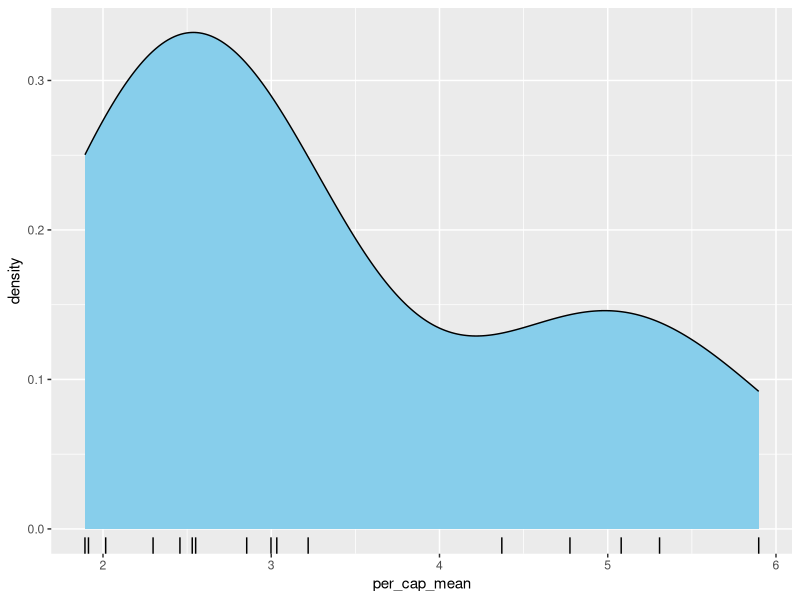
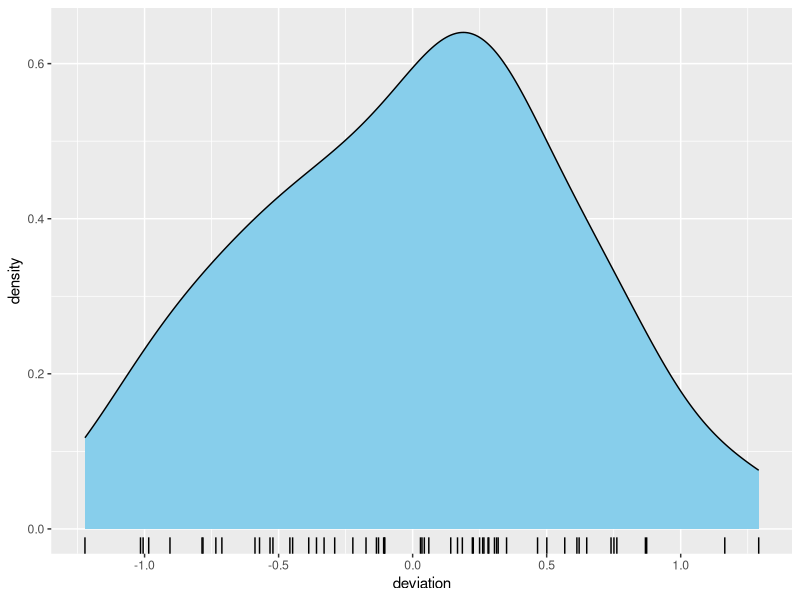
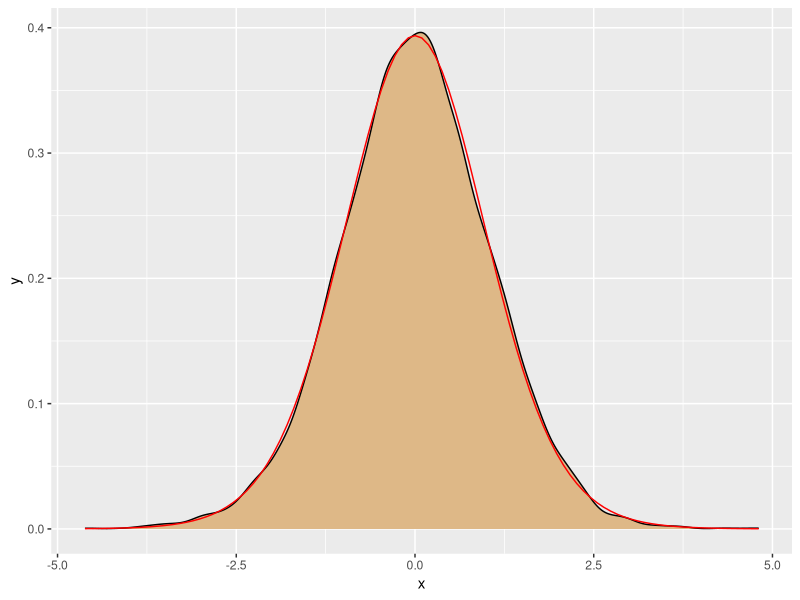
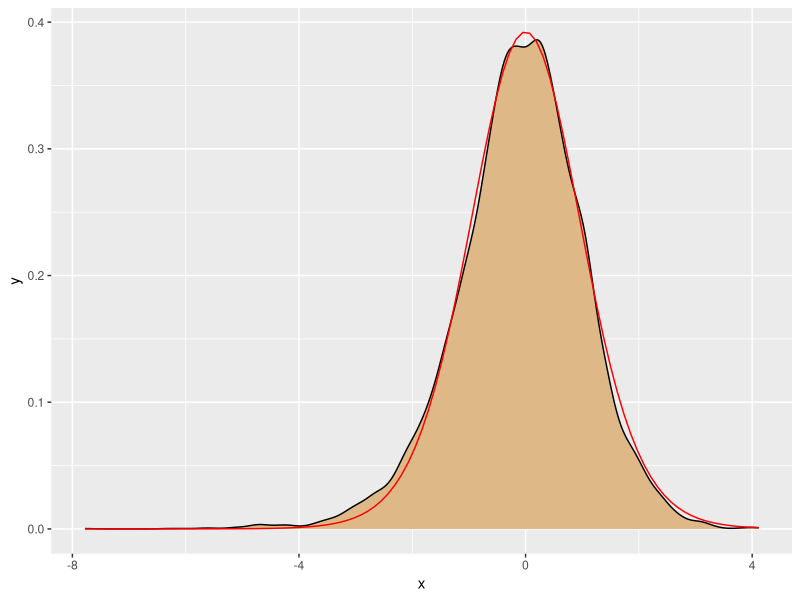

These charts were generated, in order, by the following R code:
library(tidyverse)
library(readxl)

## DATA IMPORT ----

## imnport summary data
## (this script assumes active directory is root dir of project):
summary_data <- read_excel(
  "st_files/For Review_Ret_Justa_July KPT Complete_KPT_4day (1).xlsx", 
  range = "J22:Q38"
)

names(summary_data) <-
  c(
    "per_cap_mean",
    "weighted_per_cap_mean",
    "sd",
    "var",
    "weighted_var",
    "days_measured",
    "df",
    "cov"
  )

## import all measurements on each household:

get_house <- function(i) {
  vals <- read_excel(
    "st_files/For Review_Ret_Justa_July KPT Complete_KPT_4day (1).xlsx", 
    range = "I15:L15",
    sheet = paste0("HH", i, " Data"),
    col_names = FALSE
  ) %>% 
    as.matrix() %>% 
    t() %>% 
    .[,1]
  vals <- vals[!is.na(vals)]
  data.frame(
    house = rep(i, length(vals)),
    wood = vals
  )
}

all_meas <- 
  map_dfr(factor(1:16), get_house) %>% 
  group_by(house) %>% 
  mutate(mean_percap = mean(wood)) %>% 
  mutate(deviation = wood - mean_percap)

## Need Hierarchical Model ----


## should we make household a random effect?
## (someone could claim that it's reasonble to assume
## the per capita mean is the same for all households)

library(nlme)
mod_null <- lm(wood ~ 1, data = all_meas)
mod_re <- nlme::lme(wood ~ 1, random = ~ 1 | house, data = all_meas)
res <- anova.lme(mod_re, mod_null)
res
res$`p-value`[2]

## clearly, we need to think of household as a random effect!


## Confidence Interval (Parametric) ----

## function to compute confidence interval from summary data
## as per:
## https://stats.stackexchange.com/questions/12002/how-to-calculate-
## the-confidence-interval-of-the-mean-of-means
## (Nut fixing their error)

group_measures <- function() {
  grps <- unique(all_meas$house)
  map(
    grps, 
    .f = function(grp) all_meas %>% filter(house == grp) %>% pull(wood))
}

compute_ci_1 <- function(data, level, use = NULL) {
  n <- nrow(data)
  multiplier <- qnorm((1 + level) / 2)
  if (is.null(use)) {
    sample_mean <- sum(data$per_cap_mean) / n
    ss_between <- sum((sample_mean - data$per_cap_mean)^2)
  } else {
    grps_list <- group_measures()
    avgs <- numeric(length(grps_list))
    for (i in 1:length(grps_list)) {
      avgs[i] <- mean(grps_list[[i]][1:use])
    }
    sample_mean <- sum(avgs) / n
    ss_between <- sum((sample_mean - avgs)^2)
  }
  margin <- multiplier * sqrt(ss_between / (n * (n - 1)))
  list(
    point_estimate = sample_mean, 
    margin = margin,
    interval = c(
      sample_mean - margin,
      sample_mean + margin
    )
  )
}

## try it out:
res <- compute_ci_1(
  data = summary_data, 
  level = 0.90,
  use = 3
)
res

res_all <- compute_ci_1(
  data = summary_data, 
  level = 0.90
)
res_all

## Checking some assumptions ----

## might want to plot those means:
ggplot(summary_data, aes(x = per_cap_mean)) +
  geom_density(fill = "skyblue") +
  geom_rug()
## evidence for strong skewness, a problem


## are the deviations about the household means normal?
ggplot(all_meas, aes(x = deviation)) +
  geom_density(fill = "skyblue") +
  geom_rug()



## Simulate to see effect of departure from
## same number of measures per household
## on the t-statistic:
sim_t <- function(sb, sw, mu, repeats, reps = 1000) {
  n <- length(repeats)
  sims <- numeric(reps)
  for (i in 1:reps) {
    household <- rnorm(n, mean = mu, sd = sb)
    avgs <- numeric(n)
    for (j in 1:n) {
      avgs[j] <- mean(rnorm(repeats[j], mean = household[j], sd = sw))
    }
    xbb <- mean(avgs)
    ssb <- sum((xbb - avgs)^2)
    t <- (xbb - mu)/sqrt(ssb / (n*(n-1)))
    sims[i] <- t
  }
  df <- data.frame(x = sims)
  p <- ggplot(df, aes(x = x)) +
    geom_density(fill = "burlywood") +
    stat_function(
      fun = dt, n = 101, 
      args = list(df = n - 1), 
      color = "red"
    )
  print(p)
  invisible(list(sims = sims, mean = mean(df$x)))
}

res <- sim_t(
  sb = 2,
  sw = 2,
  mu = 3.3,
  repeats = c(rep(4, 8), rep(300, 12)),
  reps = 10000
)
res$mean


## what about this possibly-skewed pop of household means?
dev_sq <- numeric(nrow(summary_data))
js <- numeric(nrow(summary_data))
for (i in 1:nrow(summary_data)) {
  vals <- read_excel(
    "st_files/For Review_Ret_Justa_July KPT Complete_KPT_4day (1).xlsx", 
    range = "I15:L15",
    sheet = paste0("HH", i, " Data"),
    col_names = FALSE
  ) %>% 
    as.matrix() %>% 
    t() %>% 
    .[, 1]
  vals <- vals[!is.na(vals)]
  m <- mean(vals)
  dev_sq[i] <- sum((vals - m)^2)
  js[i] <- length(vals)
}

sw <- sqrt(sum(dev_sq) / sum(js - 1))

sim_t2 <- function(sw, repeats, level, reps = 1000) {
  mu <- mean(summary_data$per_cap_mean)
  n <- length(repeats)
  sims <- numeric(reps)
  good <- numeric(reps)
  for (i in 1:reps) {
    household <- sample(
      summary_data$per_cap_mean,
      size = n,
      replace = TRUE)
    avgs <- numeric(n)
    for (j in 1:n) {
      avgs[j] <- mean(
        rnorm(repeats[j], 
              mean = household[j] + rnorm(1, sd = 0.5), 
              sd = sw)
      )
    }
    xbb <- mean(avgs)
    ssb <- sum((xbb - avgs)^2)
    t <- (xbb - mu)/sqrt(ssb / (n*(n-1)))
    sims[i] <- t
    crit <- qt((1 + level) / 2, df = n - 1)
    margin <- crit * sqrt(ssb / (n*(n-1)))
    good[i] <- mu > xbb - margin & mu < xbb + margin
  }
  df <- data.frame(x = sims)
  p <- ggplot(df, aes(x = x)) +
    geom_density(fill = "burlywood") +
    stat_function(
      fun = dt, n = 101, 
      args = list(df = n - 1), 
      color = "red"
    )
  print(p)
  print(mean(good))
  invisible(list(sims = sims, mean = mean(df$x)))
}

sim_t2(
  sw = sw,
  repeats = c(rep(4, 9), rep(3, 7)),
  level = 0.90,
  reps = 10000
)

## bootstrap ----

## get all of the data:
library(tidyverse)
library(readxl)
get_house <- function(i) {
  vals <- read_excel(
    "st_files/For Review_Ret_Justa_July KPT Complete_KPT_4day (1).xlsx", 
    range = "I15:L15",
    sheet = paste0("HH", i, " Data"),
    col_names = FALSE
  ) %>% 
    as.matrix() %>% 
    t() %>% 
    .[,1]
  vals <- vals[!is.na(vals)]
  data.frame(
    house = rep(i, length(vals)),
    wood = vals
  )
}

all_meas <- 
  map_dfr(factor(1:16), get_house) %>% 
  group_by(house) %>% 
  mutate(mean_percap = mean(wood)) %>% 
  mutate(deviation = wood - mean_percap)

## estimate within-household variance:
sd_w <-
  all_meas %>% 
  group_by(house) %>% 
  mutate(house_mean = mean(wood)) %>% 
  summarize(n = n(), sum_sq = sum((wood - house_mean)^2)) %>% 
  mutate(deg_freedom = n - 1) %>% 
  summarize(var = sum(sum_sq * deg_freedom) / sum(deg_freedom)) %>% 
  pull(var) %>% 
  sqrt()

## get household means and measurement-numbers:
house_info <-
  all_meas %>% 
  group_by(house) %>% 
  summarize(mean = mean(wood), J = n())

## get resamples
B <- 4999
resamples <- numeric(B)
n <- nrow(house_info)
houses <- numeric(n)
for (i in 1:B) {
  resampled_houses <-
    house_info[sample(1:n), size = n]
  resampled_mean <-
    resampled_houses %>% 
    mutate(mean_rs = mean(rnorm(J, mean = mean, sd = sd_w))) %>% 
    summarize(xbar = mean(mean_rs)) %>% 
    pull(xbar)
  resamples[i] <- resampled_mean
}

## compute a percentile bootstrap interval:
level <- 0.90
interval <- quantile(resamples, probs = c(0.05, 0.95))
